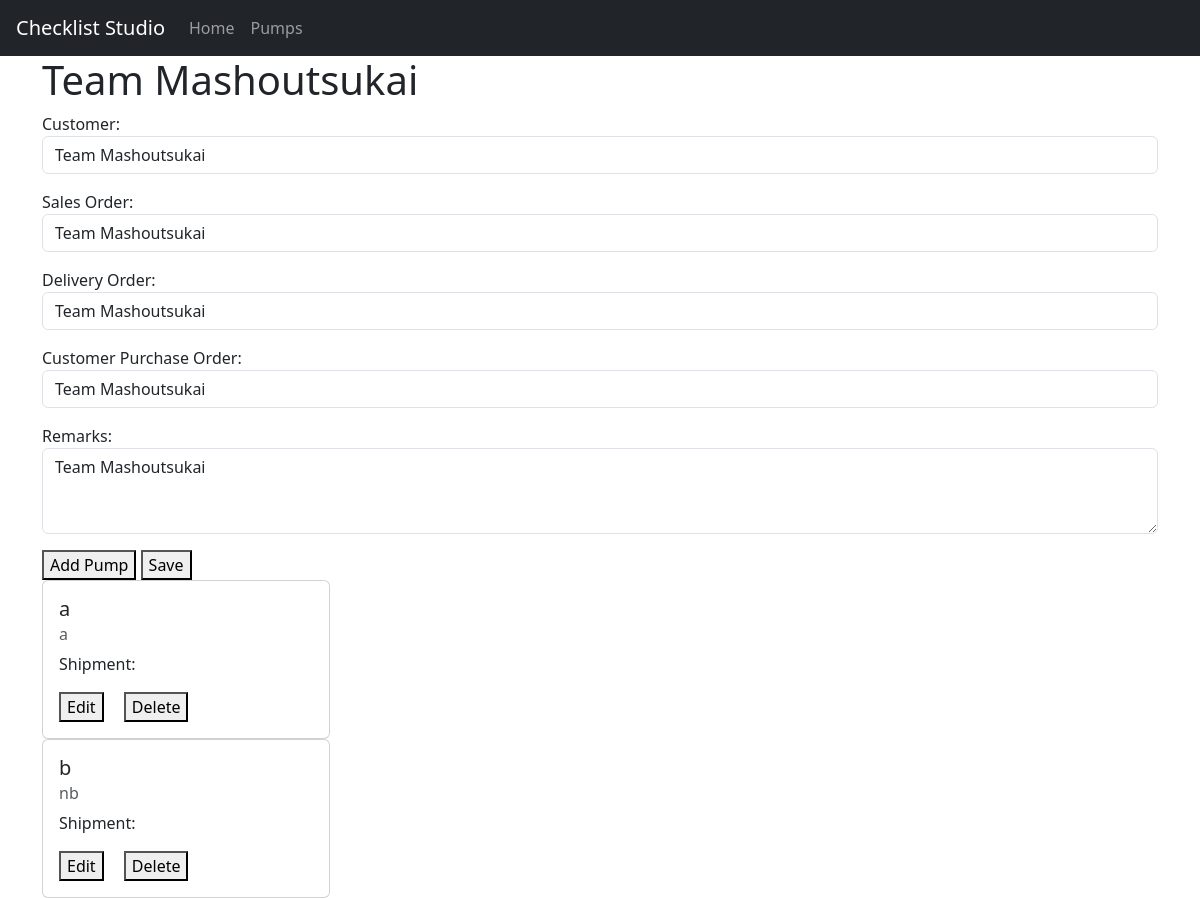
The app's page /updatev2/37, older data.
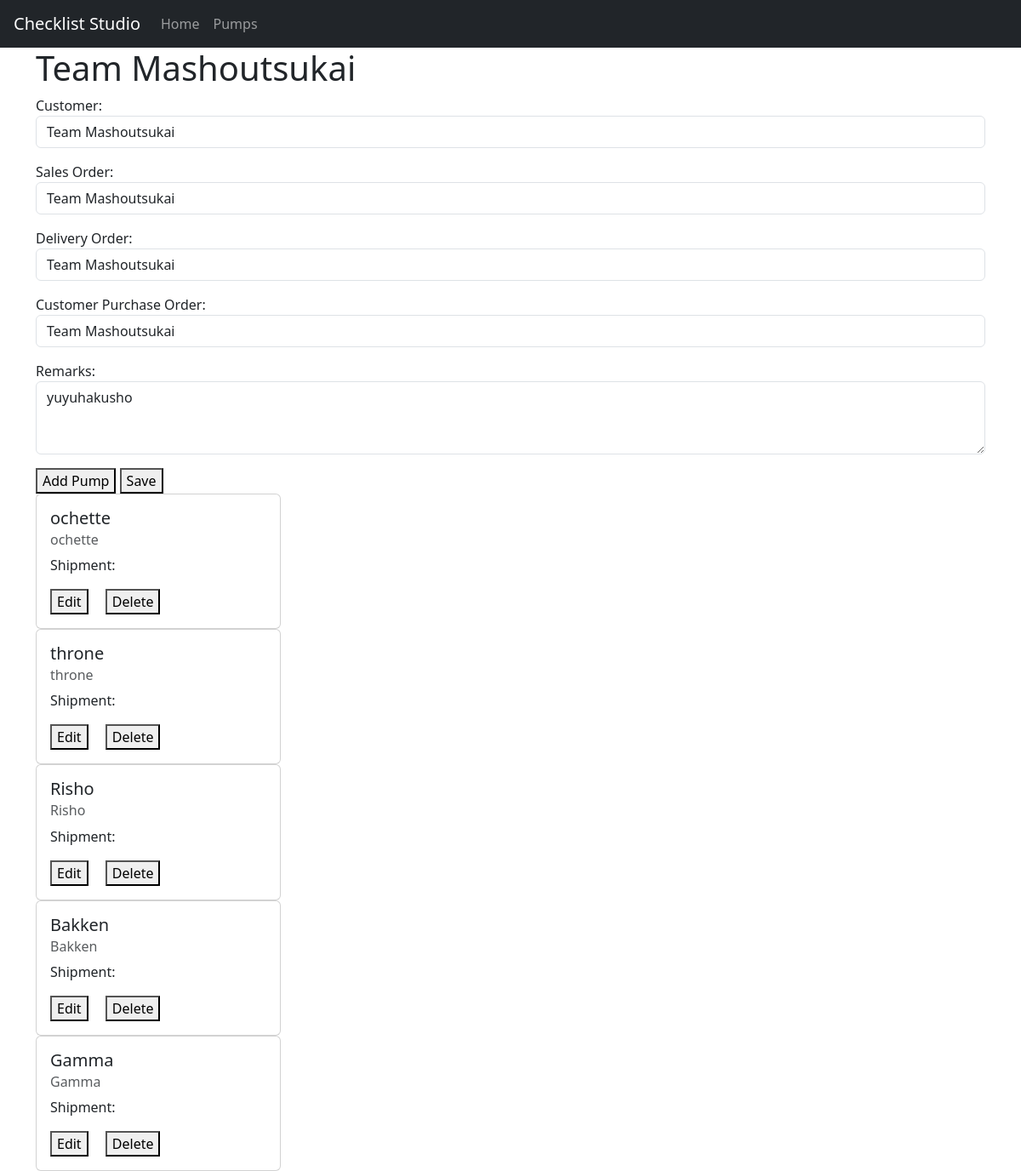
The same page, newer data.
### checklist/models.py (models this page shows, shortened)
class Checklist(models.Model):
    dateCreated = models.DateTimeField(auto_now_add = True)
    dateEdited = models.DateTimeField(auto_now = True)
    customer = models.CharField(max_length = 20)
    salesOrder = models.CharField(max_length = 20)
    deliveryOrder = models.CharField(max_length = 20)
    customerPO = models.CharField(max_length = 20)
    remarks = models.TextField(max_length = 300, blank = True)

class Pump(models.Model):
    serialnumber = models.CharField(max_length = 20, null=True, blank = True)
    model = models.CharField(max_length = 20)
    has_motor = models.BooleanField(default = False)
    motor = models.ForeignKey(Motor, on_delete = models.SET_NULL, blank = True, null = True)
    shipmentBatch = models.CharField(max_length = 20, null=True, blank = True)
    checklist = models.ForeignKey(Checklist, on_delete = models.CASCADE, null = True, blank = True, related_name = "pumps")

### checklist/views.py (the view, shortened to what this page needs)
# urls.py: path("updatev2/<int:checklist_id>",views.checklist_updatev2, name="checklist_updatev2"),
def checklist_updatev2(request, checklist_id):
    try:
        checklist = Checklist.objects.get(id = checklist_id)
    except Checklist.DoesNotExist:
        checklist = None
    else:
        pumps = checklist.pumps.all()
    form = ChecklistForm(instance = checklist)
    PumpFormSet = modelformset_factory(Pump, form = PumpForm, extra = 0)
    formset = PumpFormSet(queryset = Pump.objects.none())
    return render(request, "checklist/updatev2.html",{
        "form": form,
        "checklist": checklist,
        "pumps":pumps,
        "formset": formset,
    })

### checklist/forms.py
class ChecklistForm(ModelForm):
    class Meta:
        model = Checklist
        fields = ['customer','salesOrder','deliveryOrder','customerPO', 'remarks']
        widgets = {
            "customer": forms.TextInput(attrs={"class":"form-control"}),
            "salesOrder": forms.TextInput(attrs={"class":"form-control"}),
            "deliveryOrder": forms.TextInput(attrs={"class":"form-control"}),
            "customerPO": forms.TextInput(attrs={"class":"form-control"}),
            "remarks" : forms.Textarea(attrs={"rows": 3, "class":"form-control"}),
        }
        labels = {
            "customer": "Customer",
            "salesOrder": "Sales Order",
            "deliveryOrder": "Delivery Order",
            "customerPO": "Customer Purchase Order"
        }

### checklist/templates/checklist/updatev2.html (shortened to what this page needs)
{% extends 'checklist/layout.html' %}
{% load static %}
{% block body %}
    <div class="container">
        <h1> {{ checklist.salesOrder }}</h1>
        <form action="{% url 'checklist_updatev2' checklist.id %}" method="POST">
            {{ form.as_p }}
            <button id="add-more" type="button">Add Pump</button>
            <button class="" type="submit">Save</button>
        </form>
        {% for pump in pumps %}
            <div class="card" style="width: 18rem;">
                <div class="card-body">
                <h5 class="card-title">{{ pump.model }}</h5>
                <h6 class="card-subtitle mb-2 text-muted">{{ pump.serialnumber }}</h6>
                <p class="card-text">Shipment: {{ pump.shipmentNumber }}</p>
                <a href="{% url 'editpump' pump.id %}" class="card-link"><button>Edit</button></a>
                <a href="{% url 'deletepump' pump.id %}" class="card-link"><button>Delete</button></a>
                </div>
            </div>
        {% endfor %}
    </div>
{% endblock %}

Row changes from the older to the newer data that the page shows:
removed Pump: model "a", serialnumber "a"
removed Pump: model "b", serialnumber "nb"
changed Checklist "Team Mashoutsukai": remarks "Team Mashoutsukai" → "yuyuhakusho"
added Pump: model "ochette", serialnumber "ochette"
added Pump: model "throne", serialnumber "throne"
added Pump: model "Risho", serialnumber "Risho"
added Pump: model "Bakken", serialnumber "Bakken"
added Pump: model "Gamma", serialnumber "Gamma"
